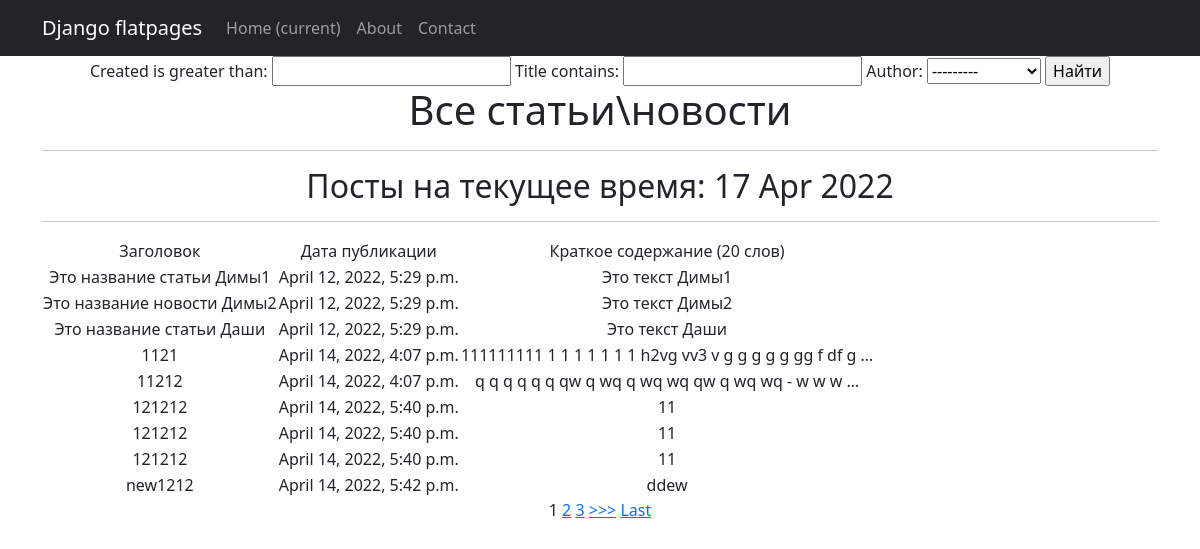
The app's page /news/search/ with its own data.
### news/models.py (models this page shows, shortened)
class Post(models.Model):
    article = 'a'
    news = 'n'
    POST_TYPE = [
        (article, "Статья"),
        (news, "Новость")
    ]
    author = models.ForeignKey(Author, on_delete=models.CASCADE)
    post_type = models.CharField(max_length=1, choices=POST_TYPE, default=article)
    created = models.DateTimeField(auto_now_add=True)
    cats = models.ManyToManyField(Category, through='PostCategory')
    title = models.CharField(max_length=256)
    text = models.TextField()
    rating = models.IntegerField(default=0)

### news/views.py (the view)
# urls.py: path('search/', NewsFilter.as_view(), name='post_filter'),
class NewsFilter(ListView):
    model = Post
    template_name = 'news/search.html'
    context_object_name = 'post_filter'
    paginate_by = 4
    def get_context_data(self, **kwargs):  # забираем отфильтрованные объекты переопределяя метод get_context_data у
        context = super().get_context_data(**kwargs)
        context['filter'] = post_filter(self.request.GET, queryset=self.get_queryset())  # вписываем наш фильтр в контекст
        context['time_now'] = datetime.utcnow()
        context['value1'] = None
        return context

### news/models.py (called while the page is built)
    def __str__(self):
        return self.user.username

### news/templatetags/custom_filters.py (called while the page is built)
@register.filter (name = 'Censor')
def Censor (value):
    cens = ('qwerty', 'solomid')
    text = set(value.split())
    for x in text:
        for y in cens:
            if x == y:
                return value.replace(x, '-',3)
    return value

### templates/news/search.html (shortened to what this page needs)
{% extends 'flatpages/default.html' %}
{% load custom_filters %}
{% load custom_filters %}
{% block content %}
<form method="GET">
    {{ filter.form }}
    <input type="submit" value="Найти">
</form>
    <h1>Все статьи\новости</h1>
    <hr>
    <h2>Посты на текущее время: {{ time_now|date:'d M Y' }}</h2>
    <hr>
{% if post_filter %}
        <table>
            <tr>
                <td>
                    Заголовок
                </td>
                <td>
                    Дата публикации
                </td>
                <td>
                    Краткое содержание (20 слов)
                </td>
            </tr>
        {% for Post in filter.qs %}
            <tr>
                <td>
                    {{Post.title|Censor}}
                </td>
                <td>
                    {{Post.created}}
                </td>
                <td>
                    {{Post.text|truncatewords:20|Censor}}
                </td>
            </tr>
        {% endfor %}
        </table>
   {% else %}
        <h2>Товаров нет!</h2>
    {% endif %}
{% if is_paginated %}
    {% for num in page_obj.paginator.page_range %}
        {% if page_obj.number == num %}
            <a>{{ num }}</a>
        {% elif num > page_obj.number|add:'-3' and num < page_obj.number|add:'3' %}
            <a href="?page={{ num }}">{{ num }}</a>
        {% endif %}
    {% endfor %}
    {% if page_obj.has_next %}
        <a href="?page={{ page_obj.next_page_number }}">>>></a>
        <a href="?page={{ page_obj.paginator.num_pages }}">Last</a>
    {% endif %}
{% endif %}
{% endblock content %}

### records on screen
Post: title|Censor "Это название статьи Димы1", created "April 12, 2022, 5:29 p.m.", text|Censor "Это текст Димы1"
Post: title|Censor "Это название новости Димы2", created "April 12, 2022, 5:29 p.m.", text|Censor "Это текст Димы2"
Post: title|Censor "Это название статьи Даши", created "April 12, 2022, 5:29 p.m.", text|Censor "Это текст Даши"
Post: title|Censor "1121", created "April 14, 2022, 4:07 p.m.", text|Censor "111111111 1 1 1 1 1 1 1 h2vg vv3 v g g g g g gg f df g …"
Post: title|Censor "11212", created "April 14, 2022, 4:07 p.m.", text|Censor "q q q q q q qw q wq q wq wq qw q wq wq - w w w …"
Post: title|Censor "121212", created "April 14, 2022, 5:40 p.m.", text|Censor "11"
Post: title|Censor "121212", created "April 14, 2022, 5:40 p.m.", text|Censor "11"
Post: title|Censor "121212", created "April 14, 2022, 5:40 p.m.", text|Censor "11"
Post: title|Censor "new1212", created "April 14, 2022, 5:42 p.m.", text|Censor "ddew"

### other values on screen
{{ time_now|date:'d M Y' }} "17 Apr 2022"
{{ num }} "1"
{{ num }} "2" "3"
